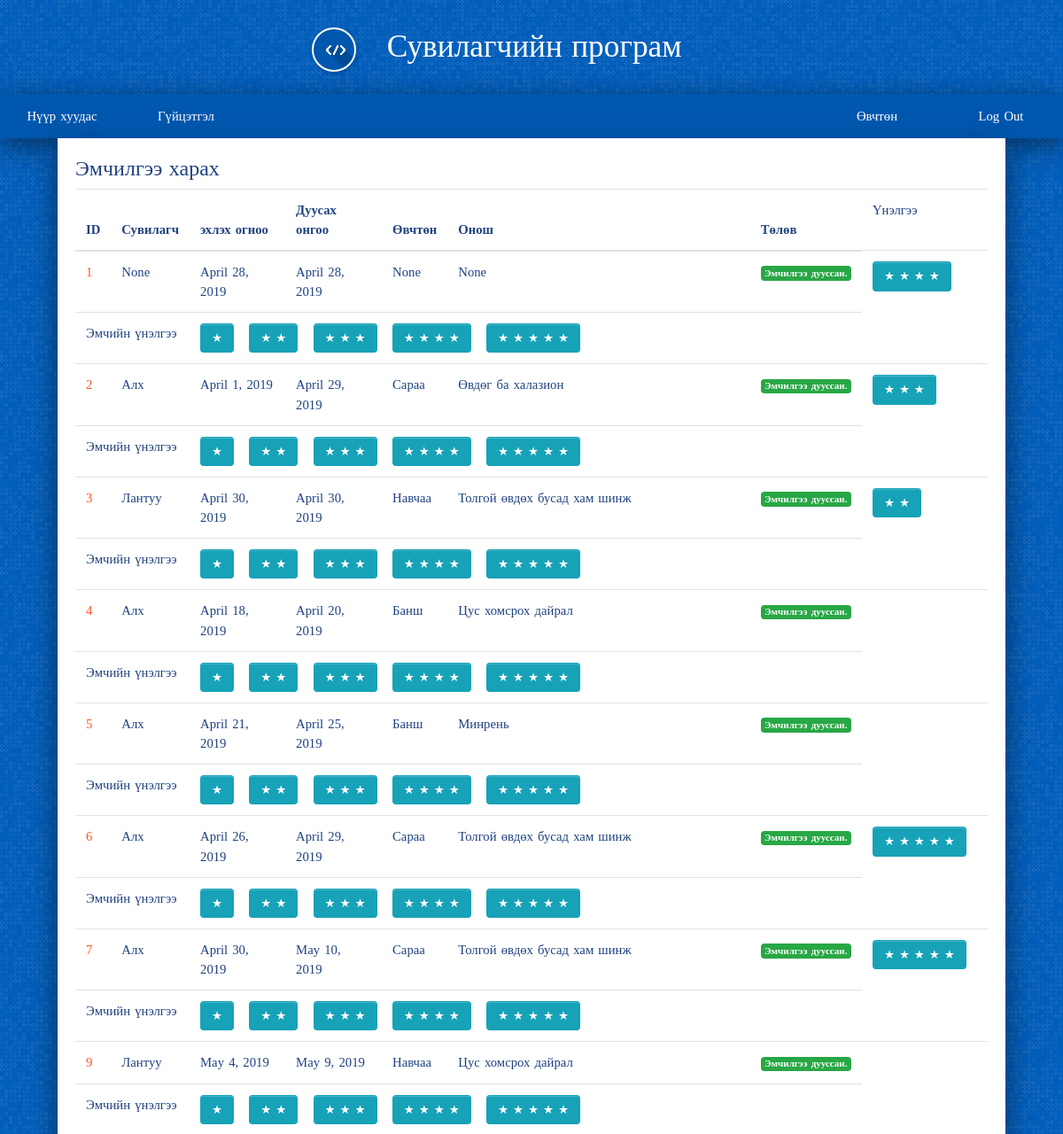
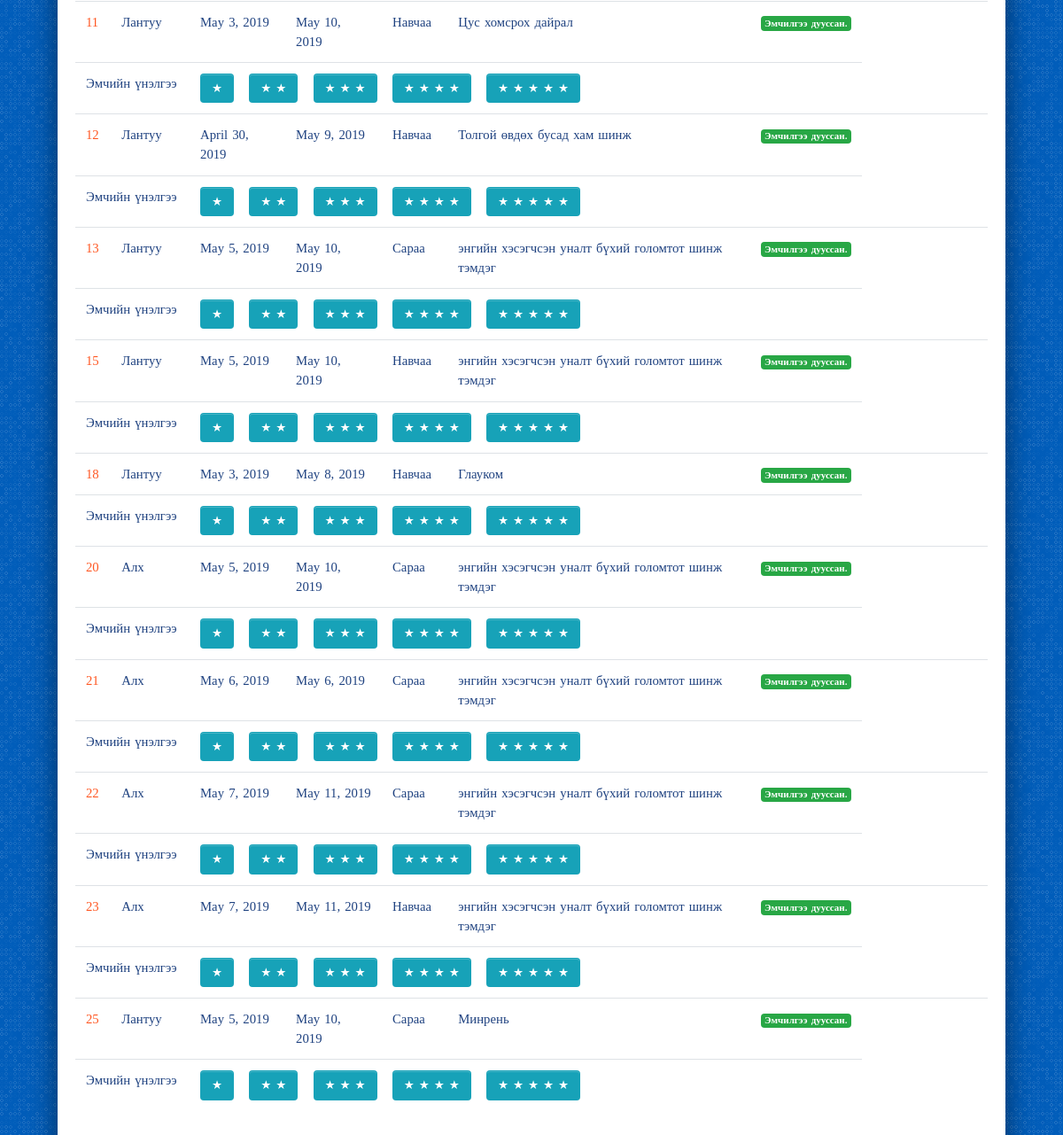
Screenshot of /drug/all_emchilgee_list/ (signed in) with the database file from the repository (2 pictures, top to bottom).
### drug/models.py (models this page shows, shortened)
class Emchilgee(models.Model):
    start_date      = models.DateField(default=timezone.now)
    end_date        = models.DateField(default=timezone.now)
    worker          = models.ForeignKey(Worker, on_delete=models.SET_NULL, null=True, blank=True)
    costumer        = models.ForeignKey(Costumer, on_delete=models.SET_NULL, null=True, blank=True)
    onosh           = models.ForeignKey(Onosh, on_delete=models.SET_NULL, null=True, blank=True)
    created_date    = models.DateField(default=timezone.now)
    def is_started(self):
        return self.start_date <= date.today()
    def is_done(self):
        return self.end_date < date.today()

class Doctor_review(models.Model):
    emchilgee       = models.IntegerField(default=0)
    doctor          = models.ForeignKey(Worker, on_delete=models.SET_NULL, null=True, blank=True)
    review          = models.IntegerField(default=1)

class Onosh(models.Model):
    category    = models.CharField(max_length=200, null=True, blank=True)
    disc        = models.CharField(max_length=400, null=True, blank=True)
    code        = models.CharField(max_length=20, null=True, blank=True)
    def __str__(self):
        return self.disc

### account/models.py (models this page shows, shortened)
class Worker(models.Model):
    user            = models.OneToOneField(User, on_delete=models.CASCADE, primary_key=True, related_name='worker')
    firstname       = models.CharField(max_length=200)
    lastname        = models.CharField(max_length=200)
    register        = models.CharField(max_length=200)
    gender          = models.ForeignKey(Gender,on_delete=models.SET_NULL, null=True, blank=True)
    age             = models.IntegerField(null=True, blank=True)
    degree          = models.ForeignKey(Degree, on_delete=models.SET_NULL, null=True, blank=True)
    position        = models.ForeignKey(Position, on_delete=models.SET_NULL, null=True, blank=True)
    def __str__(self):
        return self.firstname

class Costumer(models.Model):
    user            = models.OneToOneField(User, on_delete=models.CASCADE, primary_key=True, related_name='costumer')
    firstname       = models.CharField(max_length=200)
    lastname        = models.CharField(max_length=200)
    register        = models.CharField(max_length=200)
    gender          = models.ForeignKey(Gender,on_delete=models.SET_NULL, null=True, blank=True)
    age             = models.IntegerField(null=True, blank=True)
    description     = models.CharField(max_length=200)
    def __str__(self):
        return self.firstname

### drug/views.py (the view)
@login_required
def all_emchilgee_list(request, template_name='drug/all_emchilgee_list.html'):
    data = {}
    temp = []
    today = date.today()
    doctor_review = Doctor_review.objects.all()
    emchilgee = Emchilgee.objects.all()
    for item in emchilgee:
        if item.end_date < today:
            temp.append(item)
    emchilgee = temp
    data['doctor_review'] = doctor_review
    data['emchilgee'] = emchilgee
    return render(request, template_name, data)

### drug/templates/drug/all_emchilgee_list.html
{% extends 'base.html' %}
{% load staticfiles %}
{% load bootstrap3 %}
{% block content %}
<h4>Эмчилгээ харах</h4>
<table class="table">
<thead>
    <tr>
      <th> ID </th>
      <th> Сувилагч </th>
      <th> эхлэх огноо</th>
      <th> Дуусах онгоо </th>
      <th> Өвчтөн </th>
      <th> Онош </th>
      <th> Төлөв </th>
      <td> Үнэлгээ</td>
    </tr>
</thead>
  <tbody>
      {% for drug in emchilgee %}
        <tr>
          <td> <a href='#'> {{ drug.id }} </a></td>
          <td>{{ drug.worker }}</td>
          <td>{{ drug.start_date }}</td>
          <td>{{ drug.end_date }}</td>
          <td>{{ drug.costumer }}</td>
          <td>{{ drug.onosh }}</td>
          <td>
            {% if drug.is_started %}
              {% if drug.is_done %}
                <span class="badge badge-success">Эмчилгээ дууссан.</span>
              {% else %}
                <span class="badge badge-warning">Эмчилгээ хийгдэж байгаа.</span>
              {% endif %}
            {% else %}
              <span class="badge badge-danger">Эмчилгээ эхлээгүй.</span>
            {% endif %}
          </td>
          <td>
            {% for items in doctor_review %}
              {% if drug.id == items.emchilgee %}
                <span>
                  {% if items.review == 1 %}
                    <div class="form-check form-check-inline">
                      <a href="#" class="btn btn-info btn-lg">★</a>
                    </div>
                  {% elif items.review == 2%}
                    <div class="form-check form-check-inline">
                      <a href="#" class="btn btn-info btn-lg">★ ★</a>
                    </div>
                  {% elif items.review == 3%}
                    <div class="form-check form-check-inline">
                      <a href="#" class="btn btn-info btn-lg">★ ★ ★</a>
                    </div>
                  {% elif items.review == 4%}
                    <div class="form-check form-check-inline">
                      <a href="#" class="btn btn-info btn-lg">★ ★ ★ ★</a>
                    </div>
                  {% elif items.review == 5 %}
                    <div class="form-check form-check-inline">
                      <a href="#" class="btn btn-info btn-lg">★ ★ ★ ★ ★</a>
                    </div>
                  {% endif %}
                </span>
              {% endif %}
            {% endfor %}
          </td>
        </tr>
        <tr>
          <td colspan="2"> Эмчийн үнэлгээ </td>
          <td colspan="5">
            <div class="form-check form-check-inline">
              <a href="{% url 'drug:make_review_1' drug.id %}" class="btn btn-info btn-lg">★</a>
            </div>
            <div class="form-check form-check-inline">
              <a href="{% url 'drug:make_review_2' drug.id %}" class="btn btn-info btn-lg">★ ★</a>
            </div>
            <div class="form-check form-check-inline">
              <a href="{% url 'drug:make_review_3' drug.id %}" class="btn btn-info btn-lg">★ ★ ★</a>
            </div>
            <div class="form-check form-check-inline">
              <a href="{% url 'drug:make_review_4' drug.id %}" class="btn btn-info btn-lg">★ ★ ★ ★</a>
            </div>
            <div class="form-check form-check-inline">
              <a href="{% url 'drug:make_review_5' drug.id %}" class="btn btn-info btn-lg">★ ★ ★ ★ ★</a>
            </div>
          </td>
        </tr>
      {% endfor %}
  </tbody>
</table>
{% endblock %}

### static/css/style.css (style rules this page uses)
body { background-color: #e9e9e9; }

### static/css/basic.css (style rules this page uses)
body { font-family: "Fira Sans Condensed"; font-weight: 400; font-size: 0.92em; color: #1f4280; background-color: #005dba; line-height: 1.5em; word-spacing: 0.1em; margin: 0; }
a { color: #ff5722; text-decoration: none; }
.btn { font-family: "Fira Sans Condensed"; font-size: 0.92em; }
.btn { display: inline-block; font-weight: normal; text-align: center; vertical-align: middle; touch-action: manipulation; cursor: pointer; background-image: none; border: 1px solid transparent; white-space: nowrap; padding: 6px 12px; line-height: 1.42857143; -webkit-border-radius: 4px; border-radius: 4px; -webkit-user-select: none; -moz-user-select: none; -ms-user-select: none; user-select: none; color: #fff; box-shadow: inset 0 1px 0 rgba(255,255,255,0.2); text-decoration: none; transition: background-color .2s ease-in-out, border-color .2s ease-in-out; }

### rows the page displays
Emchilgee: id "1", worker "None", start_date "April 28, 2019", end_date "April 28, 2019", costumer "None", onosh "None", shows "Эмчилгээ дууссан."
Emchilgee: id "2", worker "Алх", start_date "April 1, 2019", end_date "April 29, 2019", costumer "Сараа", onosh "Өвдөг ба халазион", shows "Эмчилгээ дууссан."
Emchilgee: id "3", worker "Лантуу", start_date "April 30, 2019", end_date "April 30, 2019", costumer "Навчаа", onosh "Толгой өвдөх бусад хам шинж", shows "Эмчилгээ дууссан."
Emchilgee: id "4", worker "Алх", start_date "April 18, 2019", end_date "April 20, 2019", costumer "Банш", onosh "Цус хомсрох дайрал", shows "Эмчилгээ дууссан."
Emchilgee: id "5", worker "Алх", start_date "April 21, 2019", end_date "April 25, 2019", costumer "Банш", onosh "Минрень", shows "Эмчилгээ дууссан."
Emchilgee: id "6", worker "Алх", start_date "April 26, 2019", end_date "April 29, 2019", costumer "Сараа", onosh "Толгой өвдөх бусад хам шинж", shows "Эмчилгээ дууссан."
Emchilgee: id "7", worker "Алх", start_date "April 30, 2019", end_date "May 10, 2019", costumer "Сараа", onosh "Толгой өвдөх бусад хам шинж", shows "Эмчилгээ дууссан."
Emchilgee: id "9", worker "Лантуу", start_date "May 4, 2019", end_date "May 9, 2019", costumer "Навчаа", onosh "Цус хомсрох дайрал", shows "Эмчилгээ дууссан."
Emchilgee: id "11", worker "Лантуу", start_date "May 3, 2019", end_date "May 10, 2019", costumer "Навчаа", onosh "Цус хомсрох дайрал", shows "Эмчилгээ дууссан."
Emchilgee: id "12", worker "Лантуу", start_date "April 30, 2019", end_date "May 9, 2019", costumer "Навчаа", onosh "Толгой өвдөх бусад хам шинж", shows "Эмчилгээ дууссан."
Emchilgee: id "13", worker "Лантуу", start_date "May 5, 2019", end_date "May 10, 2019", costumer "Сараа", onosh "энгийн хэсэгчсэн уналт бүхий голомтот шинж тэмдэг", shows "Эмчилгээ дууссан."
Emchilgee: id "15", worker "Лантуу", start_date "May 5, 2019", end_date "May 10, 2019", costumer "Навчаа", onosh "энгийн хэсэгчсэн уналт бүхий голомтот шинж тэмдэг", shows "Эмчилгээ дууссан."
Emchilgee: id "18", worker "Лантуу", start_date "May 3, 2019", end_date "May 8, 2019", costumer "Навчаа", onosh "Глауком", shows "Эмчилгээ дууссан."
Emchilgee: id "20", worker "Алх", start_date "May 5, 2019", end_date "May 10, 2019", costumer "Сараа", onosh "энгийн хэсэгчсэн уналт бүхий голомтот шинж тэмдэг", shows "Эмчилгээ дууссан."
Emchilgee: id "21", worker "Алх", start_date "May 6, 2019", end_date "May 6, 2019", costumer "Сараа", onosh "энгийн хэсэгчсэн уналт бүхий голомтот шинж тэмдэг", shows "Эмчилгээ дууссан."
Emchilgee: id "22", worker "Алх", start_date "May 7, 2019", end_date "May 11, 2019", costumer "Сараа", onosh "энгийн хэсэгчсэн уналт бүхий голомтот шинж тэмдэг", shows "Эмчилгээ дууссан."
Emchilgee: id "23", worker "Алх", start_date "May 7, 2019", end_date "May 11, 2019", costumer "Навчаа", onosh "энгийн хэсэгчсэн уналт бүхий голомтот шинж тэмдэг", shows "Эмчилгээ дууссан."
Emchilgee: id "25", worker "Лантуу", start_date "May 5, 2019", end_date "May 10, 2019", costumer "Сараа", onosh "Минрень", shows "Эмчилгээ дууссан."
